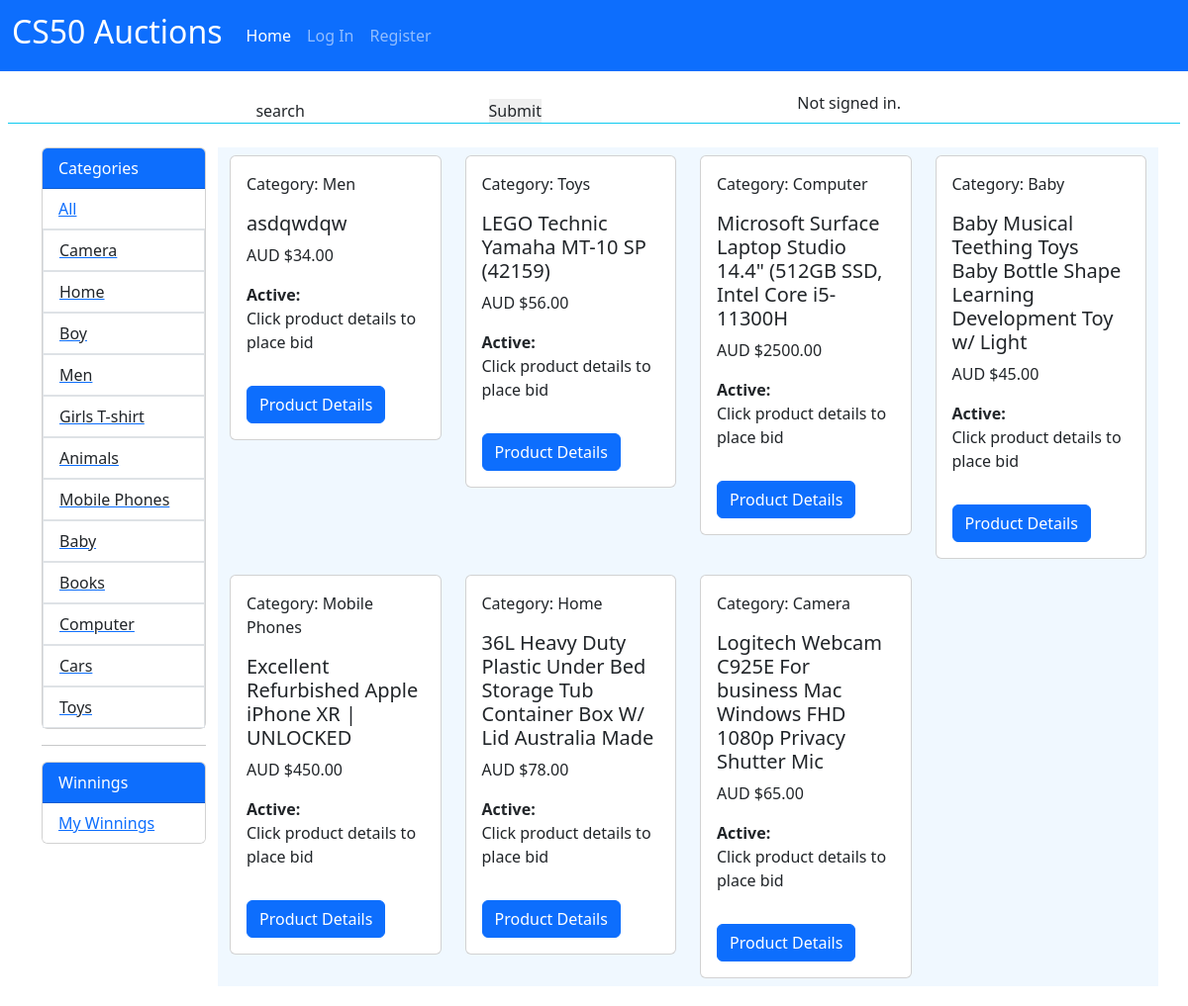
The page /active/ on the database its author committed.
### auctions/models.py (models this page shows, shortened)
class Category(models.Model):
    name = models.CharField(max_length=50, unique=True)
    def __str__(self):
        return self.name

class Product(models.Model):
    product = models.CharField(max_length=200)
    description = models.TextField()
    price = models.DecimalField(max_digits=10, decimal_places=2)
    current_bid = models.DecimalField(max_digits=10, decimal_places=2, default=(0.00), blank=True)
    image = models.CharField(max_length=228, default = None, blank = True, null = True)
    category = models.ForeignKey(Category, on_delete=models.CASCADE, blank=True)
    seller = models.ForeignKey(User, on_delete=models.CASCADE)  # Use
    listed_date = models.DateTimeField(auto_now_add=True)
    is_active = models.BooleanField(default=True)
    class Meta:
        ordering = ['product']
        indexes = [
            models.Index(fields=['id']),
            models.Index(fields=['product']),
            models.Index(fields=['listed_date']),
        ]

### auctions/views.py (the view)
# urls.py: path('active/', views.active, name='active'),
def active(request):
    active = Product.objects.filter(is_active=True).order_by('-id')
    categories = Category.objects.all()
    return render (request, 'auctions/active_listing.html', {
        'active': active,
        'categories': categories
    })

### auctions/templates/auctions/active_listing.html (shortened to what this page needs)
{% extends 'auctions/layout.html' %}
{% block body %}
     <div class="row">
        <div class="col-md-2">
      {% include 'auctions/sidebar.html' %}
        </div>
        <div class="col-md-10">
                <div class="row" style="background-color: aliceblue;">
                    {% for act in active %}
                    <div class="col-md-3 col-lg-3  col-sm-6">
                        <div class="card my-2">
                            <div class="card-body">
                                <p class="card-text">Category: {{ act.category }} </p>
                                <h5 class="card-title">{{ act.product }}</h5>
                                <p class="card-text"> AUD ${{ act.price }}</p>
                                <p class="card-text">
                                    {% if act.is_active %}
                                    <div class="d-flex flex-row" >
                                        <div><b>Active: </b> </div>
                                    </div>
                                    <p> Click product details to place bid</p>
                                    {% endif %}
                                 </p>
                                <a href="{% url 'details' product_id=act.id %}" class="btn btn-primary mt-3">Product Details</a>
                            </div>
                        </div>
                    </div>
                    {% endfor %}
                </div>
        </div>
     </div>
{% endblock body %}

### auctions/templates/auctions/layout.html (shortened to what this page needs)
{% load static %}
<!DOCTYPE html>
<html lang="en">
    <head>
        <link href="{% static 'auctions/styles.css' %}" rel="stylesheet">
        <link href="https://unpkg.com/tailwindcss@^2/dist/tailwind.min.css" rel="stylesheet">
        <link rel="stylesheet" href="https://unpkg.com/boxicons@2.0.7/css/boxicons.min.css" />
        <link href="https://cdn.jsdelivr.net/npm/bootstrap@5.3.2/dist/css/bootstrap.min.css"
        rel="stylesheet">
    </head>
    <body >
<div class="container">
  <div class="row p-3">
            <div class="col-md-9 col-lg">
              {% include  'auctions/navbar.html' %}
            </div>
  </div>
</div>
<div class="row my-4 border-bottom border-info ">
  <div class="col-md-8">
    <div class=" mt-4 d-flex justify-content-around">
      <div>
      <input type="search" value="search">
      <input type="submit">
      </div>
  </div>
</div>
    <div class="col-md-4  p-2 mt-2">
      <div class="d-flex justify-content-start">
        {% if user.is_authenticated %}
            <span class="mt-2"> Signed in as <strong >{{ user.username }}</strong>. </span>
            <span> <a class="nav-link" href="{% url 'logout' %}">Log Out</a></span>
        {% else %}
            Not signed in.
        {% endif %}
    </div>
    </div>
</div>
      <div class="container">
        {% block body %}
        {% endblock %}
      </div>
</body>
    </body>
</html>

### auctions/templates/auctions/navbar.html (shortened to what this page needs)
<nav class="navbar navbar-expand-lg navbar-dark bg-primary fixed-top  ">
    <div class="container-fluid">
      <a class="navbar-brand text-white" href="#"> <h2>CS50 Auctions </h2></a>
      <div class="collapse navbar-collapse" id="navbarNav">
        <ul class="navbar-nav ">
          <li class="nav-item ">
            <a class="nav-link active" aria-current="page" href="{% url 'index' %}">Home</a>
          </li>
          {% if user.is_authenticated %}
          <li class="nav-item dropdown">
            <a class="nav-link dropdown-toggle" href="#" id="navbarDropdown" role="button" data-bs-toggle="dropdown" aria-expanded="false">
              Listings
            </a>
            <ul class="dropdown-menu" aria-labelledby="navbarDropdown">
              <li><a class="dropdown-item" href="{% url 'active' %}">Active Listings</a></li>
              <li><a class="dropdown-item" href="{% url 'close' %}">Close Listings</a></li>
            </ul>
          </li>
          <li class="nav-item">
              <a class="nav-link" href="{% url 'add_product' %}">Add Listing</a>
          </li>
          <li class="nav-item">
            <a class="nav-link" href="{% url 'index' %}">Categories</a>
          </li>
          <li class="nav-item">
            <a class="nav-link" href="{% url 'add_category' %}">Add Categories</a>
          </li>
          <li class="nav-item">
              <a class="nav-link" href="{% url 'watchlist' %}">Watch list</a>
          </li>
          {% else %}
          <li class="nav-item">
              <a class="nav-link" href="{% url 'login' %}">Log In</a>
          </li>
          <li class="nav-item">
              <a class="nav-link" href="{% url 'register' %}">Register</a>
          </li>
          {% endif %}
        </ul>
      </div>
    </div>
  </nav>

### auctions/templates/auctions/sidebar.html
    <div class="card" >
      <div class="card-header bg-primary text-white">
        Categories
      </div>
      <ul class="list-group list-group-flush">
        <li class="list-group-item"> <a href="{% url 'index' %}"  >All</a>  </li>
        {% for cat in categories %}
        <a href="{% url 'index'  %}?cat={{ cat.name}}   "><li class="list-group-item"> {{ cat.name }}</li></a>
        {% endfor %}
      </ul>
    </div>
    <hr>
    <div class="mt-2">
      <div class="card" >
        <div class="card-header bg-primary text-white">
          Winnings
        </div>
        <ul class="list-group list-group-flush">
          <li class="list-group-item"> <a href="{% url 'winner' %}"> My Winnings </a> </li>
        </ul>
      </div>
  </div>

### static/auctions/styles.css (style rules this page uses)
body { padding: 20px; background-color: blue; }

### rows shown on the page
Category: name "Camera"
Category: name "Home"
Category: name "Boy"
Category: name "Men"
Category: name "Girls T-shirt"
Category: name "Animals"
Category: name "Mobile Phones"
Category: name "Baby"
Category: name "Books"
Category: name "Computer"
Category: name "Cars"
Category: name "Toys"
Product: category "Men", product "asdqwdqw", price "34.00", shows "Active:", is_active "Click product details to place bid"
Product: category "Toys", product "LEGO Technic Yamaha MT-10 SP (42159)", price "56.00", shows "Active:", is_active "Click product details to place bid"
Product: category "Computer", product "Microsoft Surface Laptop Studio 14.4\" (512GB SSD, Intel Core i5-11300H", price "2500.00", shows "Active:", is_active "Click product details to place bid"
Product: category "Baby", product "Baby Musical Teething Toys Baby Bottle Shape Learning Development Toy w/ Light", price "45.00", shows "Active:", is_active "Click product details to place bid"
Product: category "Mobile Phones", product "Excellent Refurbished Apple iPhone XR | UNLOCKED", price "450.00", shows "Active:", is_active "Click product details to place bid"
Product: category "Home", product "36L Heavy Duty Plastic Under Bed Storage Tub Container Box W/ Lid Australia Made", price "78.00", shows "Active:", is_active "Click product details to place bid"
Product: category "Camera", product "Logitech Webcam C925E For business Mac Windows FHD 1080p Privacy Shutter Mic", price "65.00", shows "Active:", is_active "Click product details to place bid"
